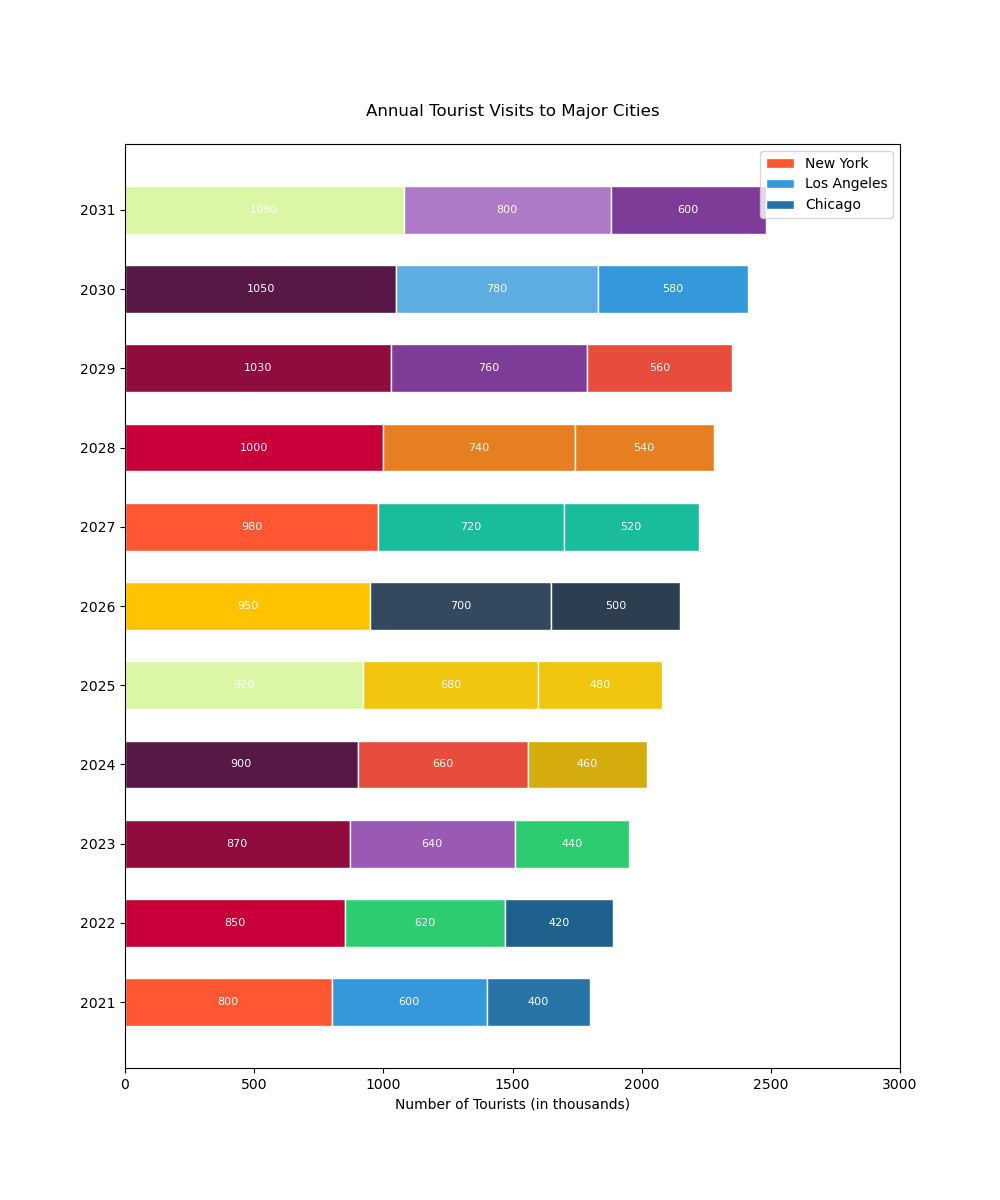

This figure's Python source:

import matplotlib.pyplot as plt

# Data
years = ['2021', '2022', '2023', '2024', '2025', '2026', '2027', '2028', '2029', '2030', '2031']
new_york = [800, 850, 870, 900, 920, 950, 980, 1000, 1030, 1050, 1080]
los_angeles = [600, 620, 640, 660, 680, 700, 720, 740, 760, 780, 800]
chicago = [400, 420, 440, 460, 480, 500, 520, 540, 560, 580, 600]

# Colors
colors_ny = ['#FF5733', '#C70039', '#900C3F', '#581845', '#DAF7A6', '#FFC300', '#FF5733', '#C70039', '#900C3F', '#581845', '#DAF7A6']
colors_la = ['#3498DB', '#2ECC71', '#9B59B6', '#E74C3C', '#F1C40F', '#34495E', '#1ABC9C', '#E67E22', '#7D3C98', '#5DADE2', '#AF7AC5']
colors_ch = ['#2874A6', '#1F618D', '#2ECC71', '#D4AC0D', '#F1C40F', '#2C3E50', '#1ABC9C', '#E67E22', '#E74C3C', '#3498DB', '#7D3C98']

# Plot
fig, ax = plt.subplots(figsize=(10, 12))

bar_height = 0.6

bars_ny = plt.barh(years, new_york, color=colors_ny, edgecolor='white', height=bar_height, label='New York')
bars_la = plt.barh(years, los_angeles, left=new_york, color=colors_la, edgecolor='white', height=bar_height, label='Los Angeles')
bars_ch = plt.barh(years, chicago, left=[i+j for i,j in zip(new_york, los_angeles)], color=colors_ch, edgecolor='white', height=bar_height, label='Chicago')

# Adding labels and title
plt.xlabel('Number of Tourists (in thousands)')
plt.title('Annual Tourist Visits to Major Cities', pad=20)

# Adding numerical labels
for bar in bars_ny:
    width = bar.get_width()
    ax.text(width / 2, bar.get_y() + bar.get_height() / 2, '%d' % int(width), ha='center', va='center', color='white', fontsize=8)
for bar in bars_la:
    width = bar.get_width() + bar.get_x()
    ax.text(width - bar.get_width() / 2, bar.get_y() + bar.get_height() / 2, '%d' % int(width - bar.get_x()), ha='center', va='center', color='white', fontsize=8)
for bar in bars_ch:
    width = bar.get_width() + bar.get_x()
    ax.text(width - bar.get_width() / 2, bar.get_y() + bar.get_height() / 2, '%d' % int(width - bar.get_x()), ha='center', va='center', color='white', fontsize=8)

# Customizing the axes
plt.xlim(0, 3000)

# Adding legend
plt.legend(loc='upper right')

# Display the plot
plt.show()
